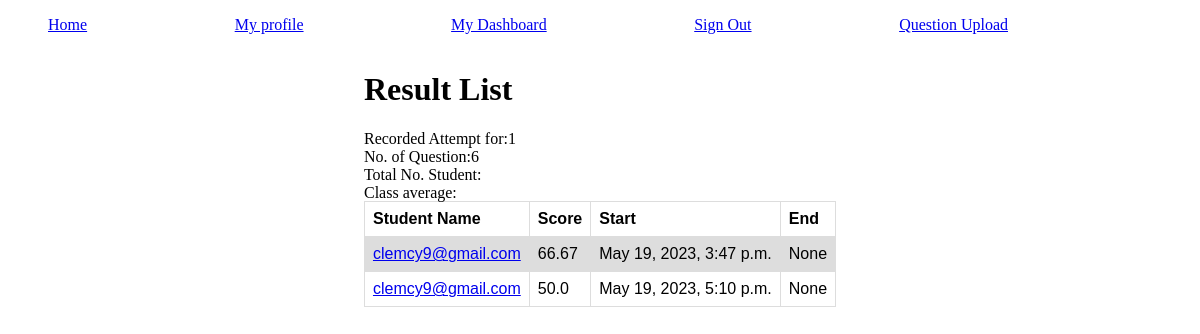
The app's page /quiz/result_list/2 (signed in) with its own data.
### cbt_app/models.py (models this page shows, shortened)
class Sitting(models.Model):
    user = models.ForeignKey(settings.AUTH_USER_MODEL, on_delete=models.DO_NOTHING)
    quiz = models.ForeignKey(Quiz,on_delete=models.DO_NOTHING)
    question_all = models.CharField(max_length=1024, verbose_name='All Questions', validators=[validate_comma_separated_integer_list])
    question_attempted = models.CharField(max_length=1024, verbose_name='Answered Questions', validators=[validate_comma_separated_integer_list])
    question_unattempted = models.CharField(max_length=1024, verbose_name='Unanswered Questions', validators=[validate_comma_separated_integer_list])
    question_failed = models.CharField(max_length=1024, verbose_name='Failed Questions', validators=[validate_comma_separated_integer_list])
    question_passed = models.CharField(max_length=1024, verbose_name='Passed Questions', validators=[validate_comma_separated_integer_list])
    question_choice_pair = models.JSONField(blank=True, default=dict, help_text='json format question choice pair')
    is_completed = models.BooleanField('Is completed', default=False)
    current_score = models.IntegerField(default=0)
    start_time =models.DateTimeField(auto_now_add=True)
    end_time =models.DateTimeField(null=True, blank=True)
    objects = models.Manager()
    sits = SittingManager()
    def get_score(self):
        all_quest = list(map(int,self.question_all.split(',')))
        total_quest = len(all_quest)
        total_points = self.current_score
        percent_score = (total_points/total_quest)*100
        return round(percent_score,2)

### auth1/models.py (models this page shows)
class User(AbstractUser):
    first_name = models.CharField(max_length=30, blank=False)
    last_name = models.CharField(max_length=30, blank=False)
    email = models.EmailField(unique=True, blank=False)
    is_student = models.BooleanField('Are you a student?',blank=False)
    USERNAME_FIELD = 'email'
    REQUIRED_FIELDS = ['first_name','last_name','username','is_student']
    def __str__(self):
        return self.email

### cbt_app/views.py (the view)
# urls.py: path('result_list/<int:quiz_id>', view=result_list, name='result_list'),
@login_required
def result_list(request,quiz_id):
    user = request.user
    if not user.is_student:
        contents = Quiz.objects.filter(examiner=user)
        sitting = Sitting.objects.filter(quiz__examiner=user)
        quiz_sit_pair ={
            x:x.get_score() for x in sitting
        }
        sits = Sitting.objects.filter(quiz__id =quiz_id)
        context = {
            'quiz_attempt':sits.count(),
            'quiz_total_question':len(sits[0].question_all.split(',')),
            'contents':contents,
            'sittings':sitting,
            'quiz_pair':quiz_sit_pair,
        }
        return render(request, 'result_list.html', context)

### templates/result_list.html (shortened to what this page needs)
{% extends 'base.html' %}
{% block content %}
{% if user.is_student %}
<div class="container" style="width: 100vw; display: flex; justify-content: center;">
    <div class="parent">
        <h1>
            User Dashboard
        </h1>
        <h2>
            {% for message in messages %}
                {{message}}
            {% endfor %}
        </h2>
        <table style="width: 100%;">
            <tr>
                <thead>Available Exams</thead>
            </tr>
            <tr>
                <th>Exams Title</th>
                <th>Subject(course)</th>
                <th>Class(level)</th>
                <th>Duration (min)</th>
            </tr>
            {% for quiz in contents %}
            <tr>
                <td><a href="{% url 'cbt_app:take_quiz' quiz.id %}">{{quiz}}</a></td>
                <td>{{quiz.course}}</td>
                <td>{{quiz.level}}</td>
                <td>{{quiz.duration}}</td>
            </tr>
            {% endfor %}
        </table>
    </div>
</div>
{% else %}
<div class="container" style="width: 100vw; display: flex; justify-content: center;">
    <div class="parent">
        <h1>
            Result List
        </h1>
        <table style="width: 100%;">
            <tr>
                <th>Student Name</th>
                <th>Score</th>
                <th>Start</th>
                <th>End</th>
            </tr>
            {% for x,y in quiz_pair.items %}
            <tr>
                <td><a href="#">{{x.user}}</a></td>
                <td>{{y}}</td>
                <td>{{x.start_time}}</td>
                <td>{{x.end_time}}</td>
            </tr>
            {% endfor %}
        </table>
    </div>
</div>
{% endif %}
{% endblock %}

### templates/base.html (style rules this page uses)
table { font-family: arial, sans-serif; border-collapse: collapse; width: 100%; }
td, th { border: 1px solid #dddddd; text-align: left; padding: 8px; }
tr:nth-child(even) { background-color: #dddddd; }

### records on screen
Sitting: user "clemcy9@gmail.com", y "66.67", start_time "May 19, 2023, 3:47 p.m.", end_time "None"
Sitting: user "clemcy9@gmail.com", y "50.0", start_time "May 19, 2023, 5:10 p.m.", end_time "None"
